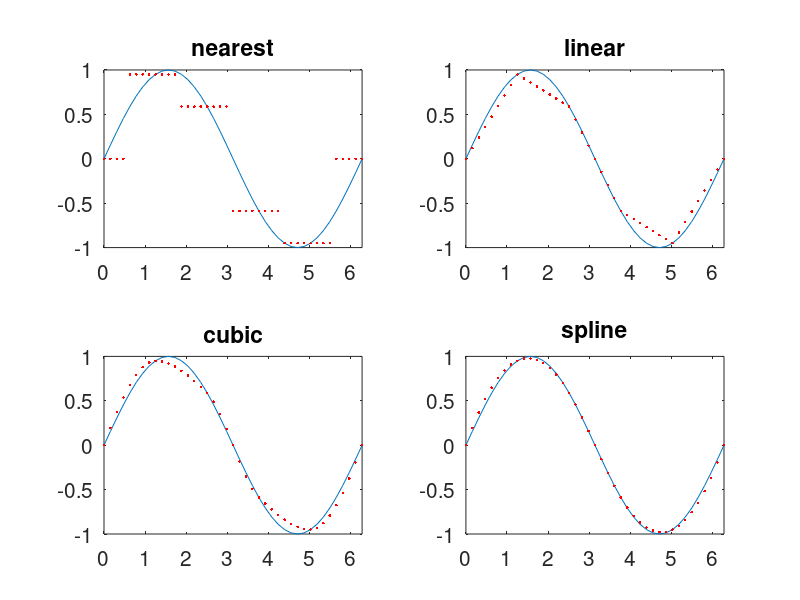

Write MATLAB code to recreate this figure.
close all;clear;clc;
x=0:0.4*pi:2*pi; y=sin(x);
xi=0:0.05*pi:2*pi; yi=sin(xi);
yi1=interp1(x,y,xi,'nearest');
yi2=interp1(x,y,xi,'linear');
yi3=interp1(x,y,xi,'cubic');
yi4=interp1(x,y,xi,'spline');
figure; set (gcf,'DefaultAxesFontSize',15);
subplot(221);plot(xi,yi,xi,yi1,'r.','LineWidth',2);
title('nearest');axis tight;
subplot(222);plot(xi,yi,xi,yi2,'r.','LineWidth',2);
title('linear');axis tight;
subplot(223);plot(xi,yi,xi,yi3,'r.','LineWidth',2);
title('cubic');axis tight;
subplot(224);plot(xi,yi,xi,yi4,'r.','LineWidth',2);
title('spline');axis tight;
